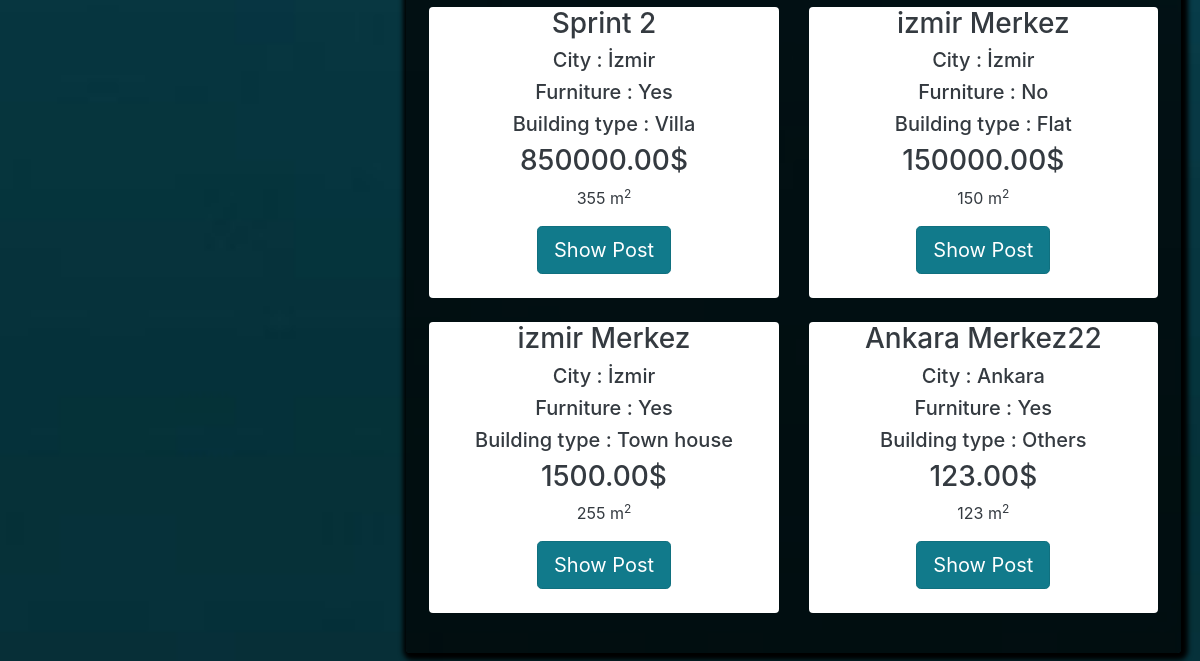
The page /postlistings/forrent (lower part) on the database as committed earlier.
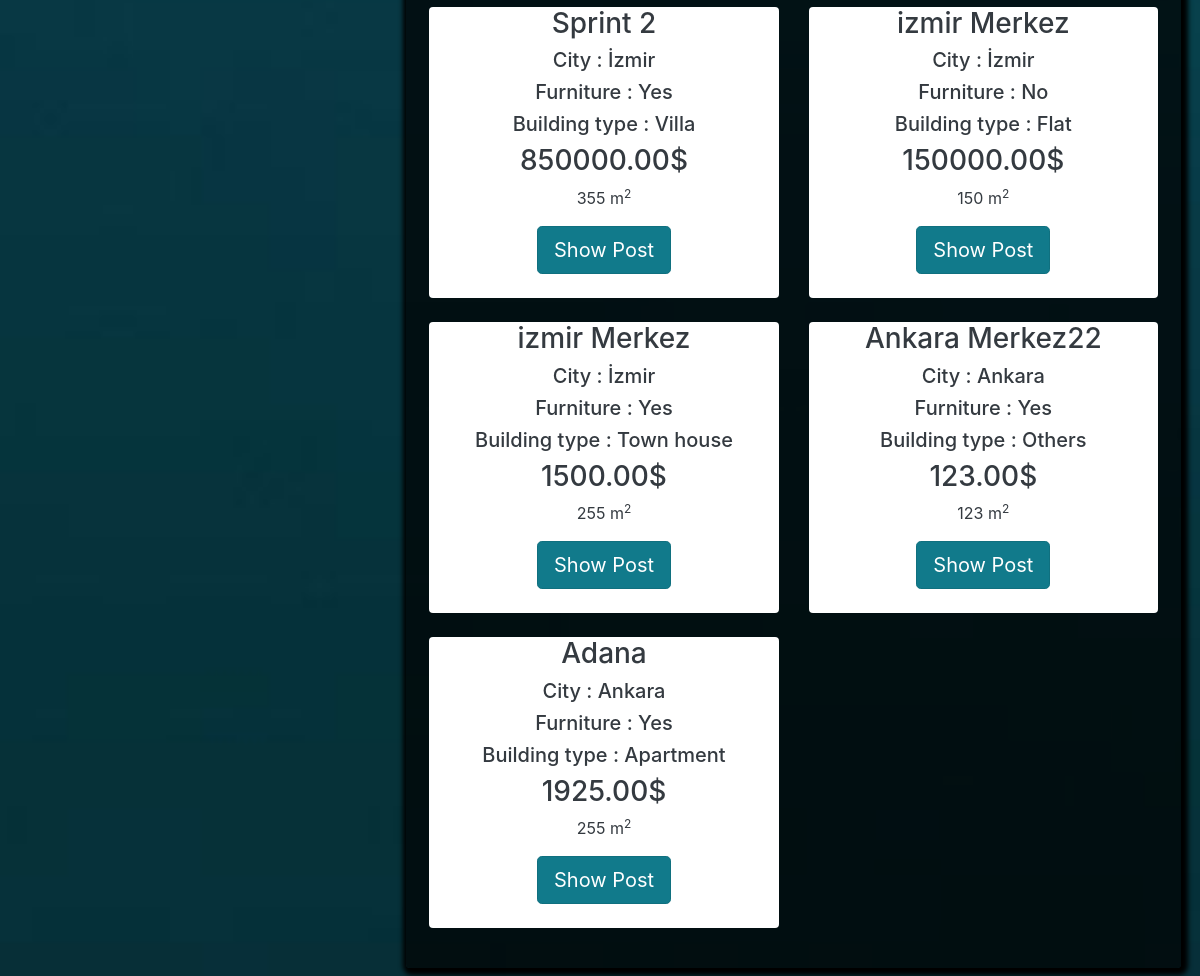
The same page on the database as committed later.
### main/models.py (models this page shows, shortened)
class Post(models.Model):
    ouruser = models.ForeignKey(ourUser, null=True, on_delete=models.CASCADE)
    post_title = models.CharField(max_length=255,null=True)
    post_description = models.TextField()
    price = models.DecimalField(decimal_places=2 , max_digits=12)
    location = models.CharField(max_length=255,null=True,choices=city)
    postType = models.CharField(choices=RorS , max_length=50, null=True , default='For Sale')
    floor = models.DecimalField(decimal_places=0 , max_digits=3 ,null=True)
    building_age = models.DecimalField(decimal_places=0, max_digits=2 , null=True)
    area = models.DecimalField(decimal_places=0,max_digits=4 ,null=True)
    isFurniture = models.CharField(choices=Furniture ,null=True,max_length=50,default="No")
    building_type = models.CharField(choices=b_types ,null=True ,max_length=50)

### main/views.py (the view)
# urls.py: path('postlistings/<str:RoS>',views.postlistings, name="postlistings" ),
def postlistings(request,RoS):
    if RoS == 'forsale':
        cu = Post.objects.all().filter(postType='For Sale')
    elif RoS =='forrent':
        cu = Post.objects.all().filter(postType='For Rent')
    query = request.GET.get('query')
    price_from = request.GET.get('price_from',0)
    price_to = request.GET.get('price_to', 1000000000)
    min_area = request.GET.get('min_area', 0)
    max_area = request.GET.get('max_area', 4000)
    min_age = request.GET.get('min_age', 0)
    max_age = request.GET.get('max_age', 100)
    if query != None:
        print("sadasdas")
        cu = cu.filter(Q(post_title__icontains = query) | Q(location__icontains = query)| Q(area__icontains = query)| Q(building_type__icontains = query))
    else:
        query = ""
    cu = cu.filter(price__gte =price_from).filter(price__lte=price_to)
    cu = cu.filter(area__gte=min_area).filter(area__lte=max_area)
    cu = cu.filter(building_age__gte=min_age).filter(building_age__lte=max_age)
    myFilter = PostFilter(request.GET , queryset=cu)
    cu = myFilter.qs
    context = {
        'cu': cu,
        'RoS': RoS,
        'price_from':price_from,
        'price_to':price_to,
        'min_area':min_area,
        'max_area':max_area,
        'min_age': min_age,
        'max_age': max_age,
        'myFilter': myFilter,
        'query':query,
    }
    return render(request, 'main/postlistings.html' , context )

### main/templates/main/postlistings.html (shortened to what this page needs)
{% extends 'main/mainpage.html' %}
{% load widget_tweaks %}
{% load static %}
{% block content %}
<head>
    <link rel="stylesheet" href="https://maxcdn.bootstrapcdn.com/bootstrap/4.0.0/css/bootstrap.min.css"
>
</head>
<form action="{% url 'postlistings' RoS %}" method="get">
<div class="container p-1 my-1 text-white rounded">
    <div class="row blog">
        <div class="col-md-3 ">
        </div>
        <div class="col-md-1">
            <br>
        </div>
        <div class="col-md-8 rounded" style=" box-shadow: 2px 2px 5px 5px #000000;background-color: rgba(0,0,0,0.7)">
            <div class="row p-2 my-2">
                {% if cu %}
                {% for i in cu %}
                <div class="col-md-6 ">
                    <div class="container-fluid bg-white rounded text-dark" style="text-align:center;">
                        <h3>{{ i.post_title }}</h3>
                        <h5>City : {{ i.location }}</h5>
                        <h5>Furniture : {{ i.isFurniture }}</h5>
                        <h5>Building type : {{ i.building_type }}</h5>
                        <h3>{{ i.price }}$</h3>
                        <p class="descroption">{{i.area}} m<sup>2</sup></p>
                        <a href="{% url 'product_details' i.id %}" class="btn btn-info btn-lg active" role="button"
                           aria-pressed="true">Show Post</a>
                        <br><br>
                    </div>
                    <br>
                </div>
                {% endfor %}
                {%else%}
                <h3>No related search results are available...</h3>
                {% endif %}
            </div>
        </div>
    </div>
</div>
</form>
{% endblock %}

Rows that differ between the two databases and show on the page:
added Post: post_title "Adana", location "Ankara", isFurniture "Yes", building_type "Apartment", price "1925.00", area "255"
